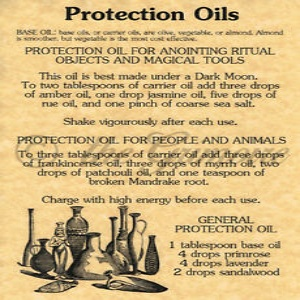
#> input picture 23-7-20_IP_Task-1_Prathamesh_Yadav/resized.jpg, 300 x 300 px, given in place of text.jpg, which was not available
$ python task_1.py
#> lines starting #> are read from the running program, lines starting #| are printed output that depends on the picture; after the words box and inside, x2 and y2 are one past the last pixel; in counts of white or black regions, pixels touching at a corner belong together; pictures that were not available may be replaced by others from this repository, and a replacement may not be noted
import cv2

img = cv2.imread('text.jpg',-1)                       # reading image
#> img is the input picture: shape (300, 300, 3); mean B, G, R 130, 184.3, 212
gray_img = cv2.cvtColor(img,cv2.COLOR_RGB2GRAY)       # convert into gray scale
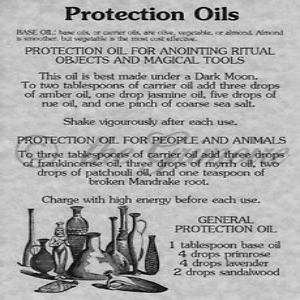
#> gray_img: shape (300, 300); min 0, max 239, mean 171.2
hsv_img = cv2.cvtColor(img,cv2.COLOR_RGB2HSV)         # convert into HSV
#> hsv_img: shape (300, 300, 3); mean H, S, V 100.1, 100.1, 212

new_img = cv2.resize(img,(300,300))
print(img.shape)                                      # shape of original
#| (300, 300, 3)
print(new_img.shape)                                  # shape of new image
#| (300, 300, 3)
print(img.size)                                       # size of original
#| 270000
print(new_img.size)                                   # size of new image
#| 270000

# simple threshold -----------------------------------------------------------------------------------------------------
ret1,thresh1 = cv2.threshold(gray_img,155,255,cv2.THRESH_BINARY)
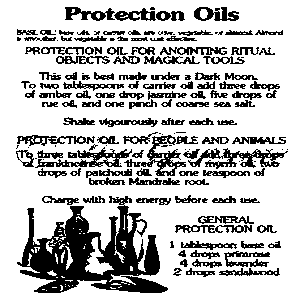
#> thresh1: shape (300, 300); 75.3% white; 163 black regions (34 under 20 px), largest, box (x1, y1, x2, y2) and area: (17, 196, 168, 293) 6796, (188, 148, 288, 169) 825, (124, 135, 186, 176) 700
ret2,thresh2 = cv2.threshold(gray_img,155,255,cv2.THRESH_BINARY_INV)

# adaptive threshold ---------------------------------------------------------------------------------------------------
adp_thresh3 = cv2.adaptiveThreshold(gray_img,255,cv2.ADAPTIVE_THRESH_MEAN_C,cv2.THRESH_BINARY,5,15)
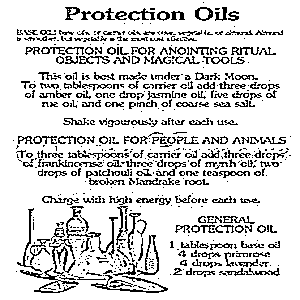
#> adp_thresh3: shape (300, 300); 84.1% white; black in thin lines or dots, all inside (x1, y1, x2, y2) = (13, 2, 291, 293)
adp_thresh4 = cv2.adaptiveThreshold(gray_img,255,cv2.ADAPTIVE_THRESH_GAUSSIAN_C,cv2.THRESH_BINARY,5,15)
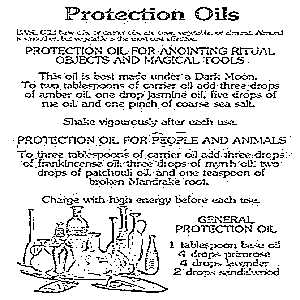
#> adp_thresh4: shape (300, 300); 86.8% white; black in thin lines or dots, all inside (x1, y1, x2, y2) = (13, 7, 292, 293)

# ----------------------------------------------------------------------------------------------------------------------
titles = ['original','resized','gray_image','HSV_image','simple_threshold_binary','simple_threshold_binary_inv','adaptive_thresh_mean','adaptive_thresh_guass']
names = [img,new_img,gray_img,hsv_img,thresh1,thresh2,adp_thresh3,adp_thresh4]

# showing images -------------------------------------------------------------------------------------------------------
for i in range(len(titles)):
    cv2.imshow(titles[i],names[i])

# saving all images ----------------------------------------------------------------------------------------------------
for i in range(1,len(titles)):
    cv2.imwrite(f"E:/TRF/upl_task/RoboSpark-Nikita_Salunkhe/23-7-20_IP_Task-1_Prathamesh_Yadav/{titles[i]}.jpg",names[i])

# ----------------------------------------------------------------------------------------------------------------------
cv2.waitKey(0)
cv2.destroyWindow()

$ run again, on 13-7-20_WEB_Task-1_Prathamesh_Yadav/images/books.jpg
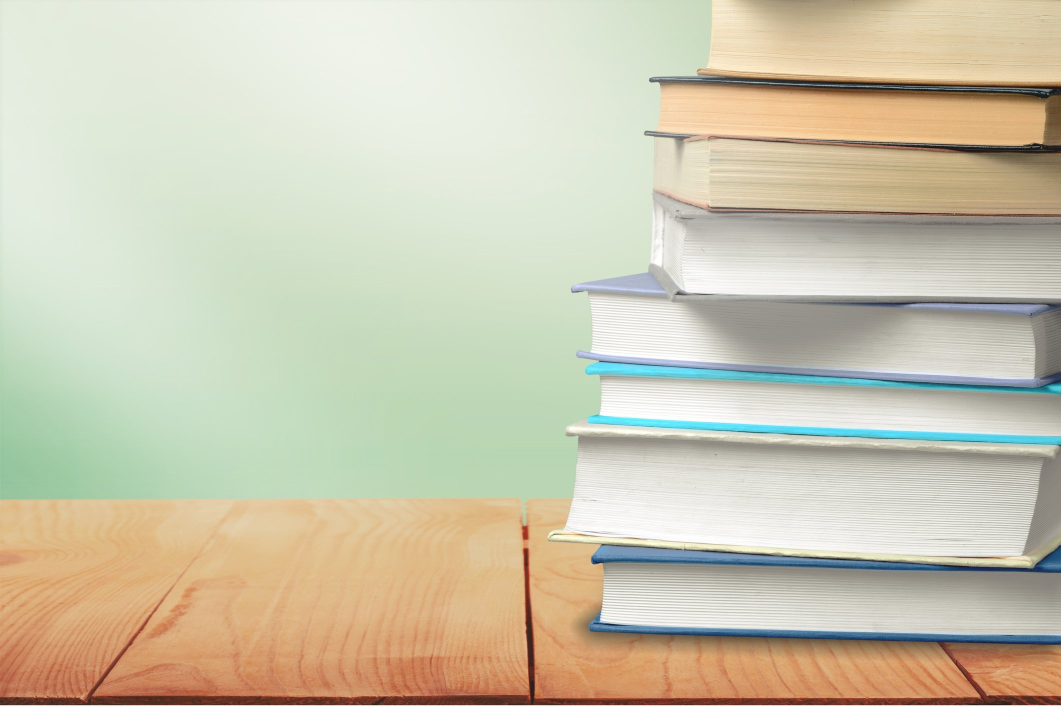
#> input picture 13-7-20_WEB_Task-1_Prathamesh_Yadav/images/books.jpg, 2121 x 1414 px, given in place of text.jpg, which was not available (shown at 1/2 size)
#> img is the input picture: shape (1414, 2121, 3); mean B, G, R 176, 198.9, 203.7
#> hsv_img: shape (1414, 2121, 3); mean H, S, V 84, 49.3, 212.6
#| (1414, 2121, 3)
#| (300, 300, 3)
#| 8997282
#| 270000
#> `ret1,thresh1 = cv2.threshold(gray_img,155,255,cv2.THRESH_BINARY)`:
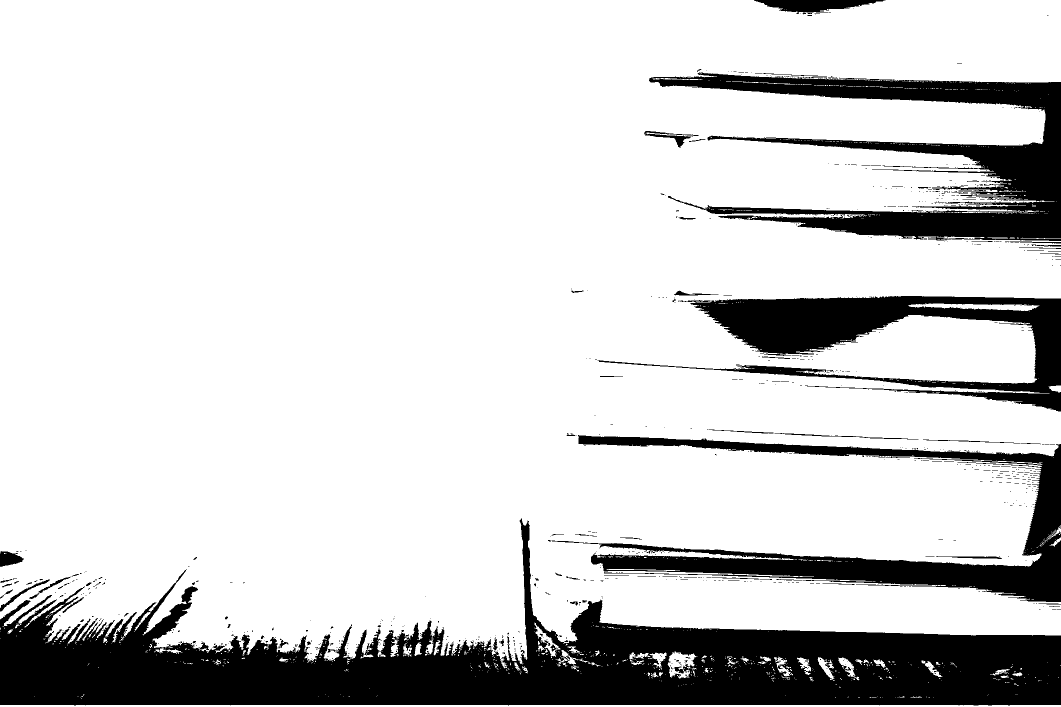
#> thresh1: shape (1414, 2121) (shown at 1/2 size); 82.3% white; 861 black regions (767 under 20 px), largest, box (x1, y1, x2, y2) and area: (0, 1036, 2121, 1411) 293240, (1298, 144, 2121, 482) 87858, (1104, 870, 2121, 1204) 70117
#> adp_thresh3: shape (1414, 2121); 97.6% white; black in thin lines or dots
#> `adp_thresh4 = cv2.adaptiveThreshold(gray_img,255,cv2.ADAPTIVE_THRESH_G..`:
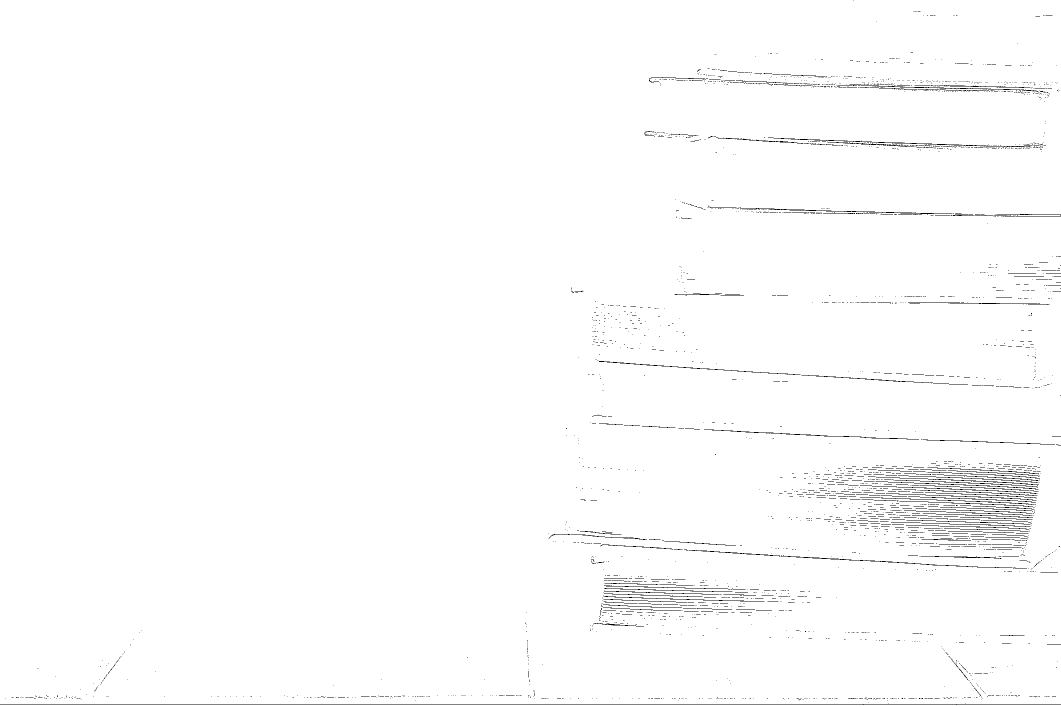
#> adp_thresh4: shape (1414, 2121) (shown at 1/2 size); 98.9% white; black in thin lines or dots
